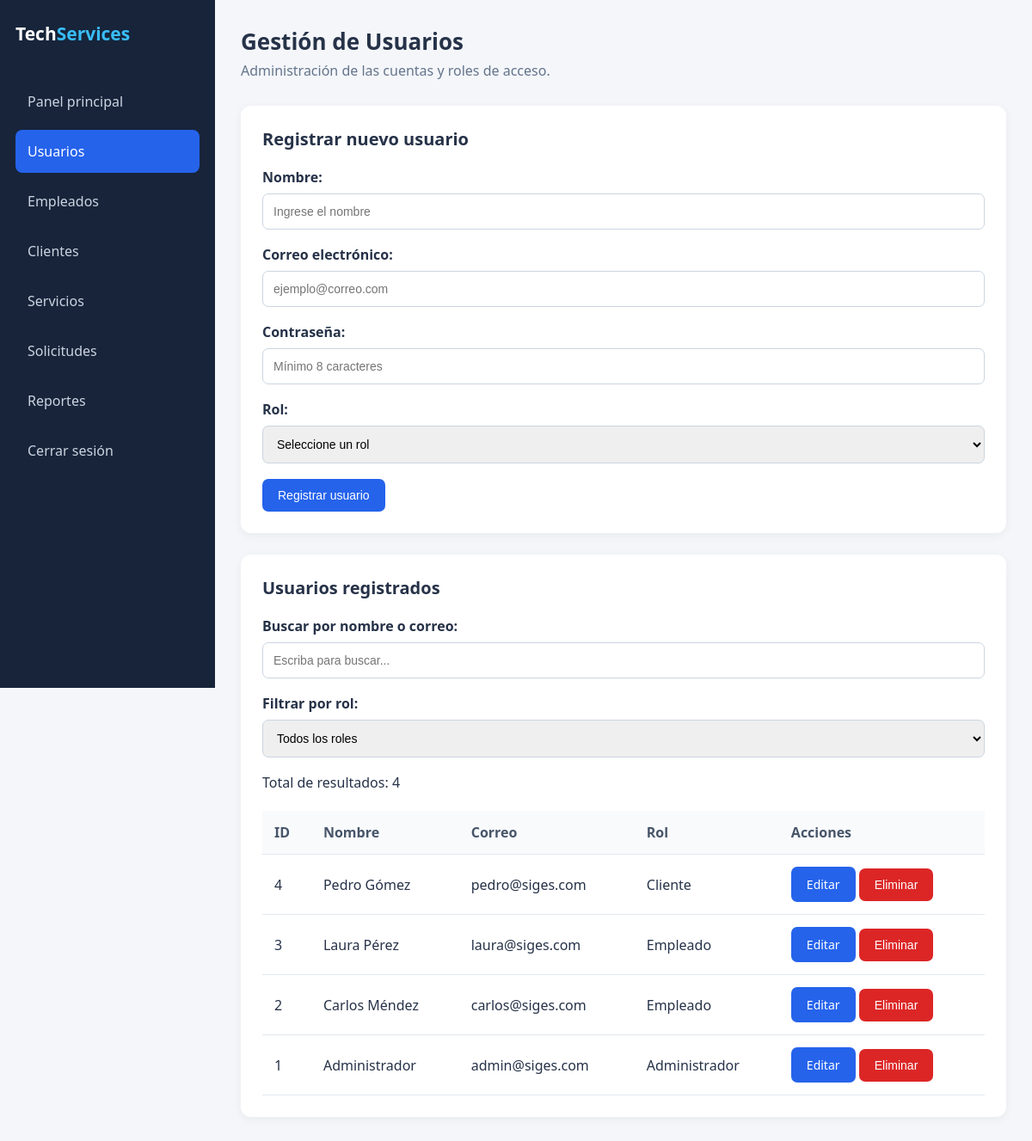
Page /usuarios/index.php on the committed database.
### tables this page shows
CREATE TABLE usuarios (
    id INT AUTO_INCREMENT PRIMARY KEY,
    nombre VARCHAR(100) NOT NULL,
    correo VARCHAR(100) NOT NULL,
    contraseña VARCHAR(255) NOT NULL,
    rol ENUM('administrador', 'empleado', 'cliente') NOT NULL
);

### usuarios/index.php (the view, shortened to what this page needs)
<?php
require_once "../config/conexion.php";
function limpiar($dato) {
    return htmlspecialchars((string)$dato, ENT_QUOTES, "UTF-8");
}
$usuarioEditar = null;
$consulta = $conexion->query(
    "SELECT id, nombre, correo, rol
     FROM usuarios
     ORDER BY id DESC"
);
$usuarios = $consulta->fetchAll(PDO::FETCH_ASSOC);
?>
<!DOCTYPE html>
<html lang="es">
<head>
    <link rel="stylesheet" href="../assets/css/dashboard.css">
</head>
<body>
    <?php
        include "../includes/sidebar.php";
    ?>
    <main class="main-content">
        <header class="header">
            <div>
                <h1>Gestión de Usuarios</h1>
                <p>Administración de las cuentas y roles de acceso.</p>
            </div>
        </header>
        <section class="section">
            <h2>
                <?php echo $usuarioEditar ? "Editar usuario" : "Registrar nuevo usuario"; ?>
            </h2>
            <form method="POST" action="index.php" id="usuarioForm" novalidate>
                   <label>Nombre:</label>
                    <input
                        type="text"
                        id="nombre"
                        name="nombre"
                        required
                        value="<?php echo limpiar($usuarioEditar["nombre"] ?? ""); ?>"
                        placeholder="Ingrese el nombre"
                    >
                    <label>Correo electrónico:</label>
                    <input
                        type="email"
                        id="correo"
                        name="correo"
                        required
                        value="<?php echo limpiar($usuarioEditar["correo"] ?? ""); ?>"
                        placeholder="ejemplo@correo.com"
                    >
                    <label>Contraseña:</label>
                    <input
                        type="password"
                        id="contrasena"
                        name="contrasena"
                        <?php echo $usuarioEditar ? "" : "required"; ?>
                        minlength="8"
                        placeholder="<?php echo $usuarioEditar ? "Dejar vacío para conservar la actual" : "Mínimo 8 caracteres"; ?>"
                    >
                   <label>Rol:</label>
                <select name="rol" id="rol" required>
                    <option value="">Seleccione un rol</option>
                </select>
                <button type="submit" class="btn">
                    <?php echo $usuarioEditar ? "Guardar cambios" : "Registrar usuario"; ?>
                </button>
            </form>
        </section>
        <section class="section">
            <h2>Usuarios registrados</h2>
            <div>
                <label for="buscar">Buscar por nombre o correo:</label>
                <input
                type="text"
                id="buscar"
                placeholder="Escriba para buscar..."
                >
                <label for="filtroRol">Filtrar por rol:</label>
                <select id="filtroRol">
                    <option value="">Todos los roles</option>
                </select>
            </div>
            <p>Total de resultados: <span id="totalResultados"><?php echo count($usuarios); ?></span></p>
            <br>
            <table>
                <thead>
                    <tr>
                        <th>ID</th>
                        <th>Nombre</th>
                        <th>Correo</th>
                        <th>Rol</th>
                        <th>Acciones</th>
                    </tr>
                </thead>
                <tbody id="tablaUsuarios">
                    <?php foreach ($usuarios as $usuario): ?>
                        <tr data-rol="<?php echo limpiar($usuario["rol"]); ?>">
                            <td><?php echo limpiar($usuario["id"]); ?></td>
                            <td><?php echo limpiar($usuario["nombre"]); ?></td>
                            <td><?php echo limpiar($usuario["correo"]); ?></td>
                            <td><?php echo limpiar(ucfirst($usuario["rol"])); ?></td>
                            <td>
                                <a
                                    href="index.php?editar=<?php echo limpiar($usuario["id"]); ?>"
                                    class="btn"
                                >
                                    Editar
                                </a>
                                <form
                                    method="POST"
                                    action="index.php"
                                    onsubmit="return confirm('¿Seguro que deseas eliminar este usuario?');"
                                    style="display:inline;"
                                >
                                    <button type="submit" class="btn btn-danger">
                                        Eliminar
                                    </button>
                                </form>
                          </td>
                         </tr>
                    <?php endforeach; ?>
                </tbody>
            </table>
        </section>
    </main>
</body>
</html>

### assets/css/dashboard.css (style rules this page uses)
* { margin: 0; padding: 0; box-sizing: border-box; }
body { font-family: 'Segoe UI', Arial, sans-serif; background: #f4f6fa; color: #263248; }
.main-content { margin-left: 250px; padding: 30px; }
.header { display: flex; justify-content: space-between; align-items: center; margin-bottom: 30px; }
.header h1 { font-size: 26px; }
.header p { color: #64748b; margin-top: 5px; }
.section { background: white; padding: 25px; border-radius: 12px; box-shadow: 0 3px 12px rgba(0,0,0,0.05); margin-bottom: 25px; }
.section h2 { margin-bottom: 20px; font-size: 20px; }
.btn { display: inline-block; border: none; padding: 11px 18px; border-radius: 7px; background: #2563eb; color: white; text-decoration: none; cursor: pointer; font-size: 14px; }
.btn-danger { background: #dc2626; }
table { width: 100%; border-collapse: collapse; }
th, td { padding: 14px; text-align: left; border-bottom: 1px solid #e2e8f0; }
th { background: #f8fafc; color: #475569; }
input, select, textarea { width: 100%; padding: 12px; margin: 8px 0 18px; border: 1px solid #cbd5e1; border-radius: 7px; font-size: 14px; }
label { font-weight: 600; }

### rows in the picture
usuarios: id "4", nombre "Pedro Gómez", correo "pedro@siges.com", rol "Cliente"
usuarios: id "3", nombre "Laura Pérez", correo "laura@siges.com", rol "Empleado"
usuarios: id "2", nombre "Carlos Méndez", correo "carlos@siges.com", rol "Empleado"
usuarios: id "1", nombre "Administrador", correo "admin@siges.com", rol "Administrador"

### other values in the picture
count($usuarios) "4"
